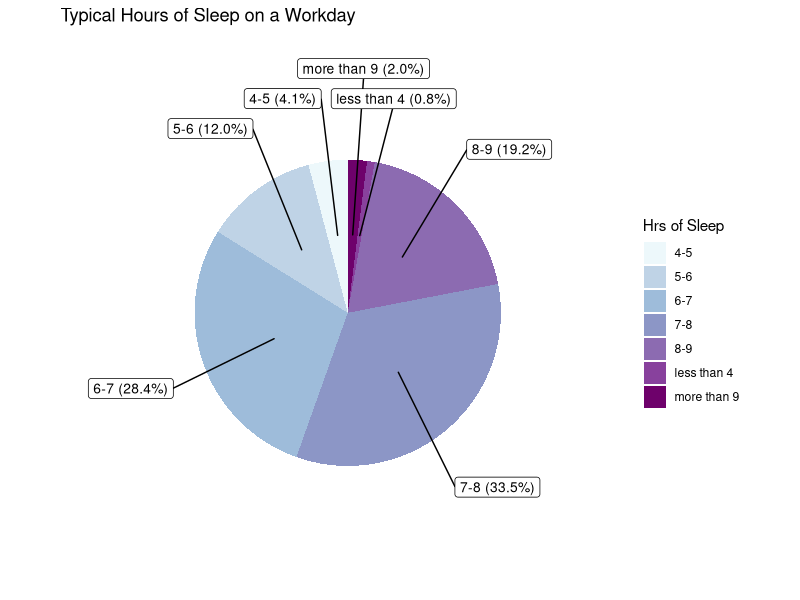

Recreate this plot in R.
performance <- read.csv("data/workplace_sleep.csv",
  header = TRUE,
  stringsAsFactors = FALSE
)
pain <- read.csv("data/sleep_and_pain.csv",
  header = TRUE,
  stringsAsFactors = FALSE
)

library("dplyr")
library("ggplot2")
library(scales)
library(ggrepel)

get_graph <- function(input) {
  options <- c("income", "caffine", "quality", "driving",
               "education", "stress", "motivation", "physical",
               "mental", "sex")

  index <- match(input, options)
  graphs <- c(graph_income, graph_caffine, graph_quality,
              graph_driving, graph_education, graph_stress,
              graph_motivation, graph_physical, graph_mental,
              graph_sex)

  graphs[[index]]()
}

# Translates columns of #s into corresponding answer strings
# Makes the asix descriptive
translate <- function(col, level_col) {
  for (i in seq(1, length(col))) {
    col[i] <- level_col[as.numeric(col[i])]
  }
  return(col)
}

# Function that filters the data for performance graphs
filter_data1 <- function(col, value) {
  df <- performance %>%
    filter(q7h <= 9, q7h >= 5, performance[, col] <= value) %>%
    select(q7h, col)

  df$hrs <- sapply(df$q7h, toString)
  df$fill <- sapply(df[, col], toString)

  return(df)
}

filter_data2 <- function(col, value) {
  df <- pain %>%
    filter(Q6_HoursB <= 9, Q6_HoursB >= 5, pain[, col] <= value,
           pain[, col] >= 1) %>%
    select(Q6_HoursB, col)

  df$hrs <- sapply(df$Q6_HoursB, toString)
  df$fill <- sapply(df[, col], toString)

  return(df)
}

# Function that graphs two categorical variables based on given information
graph_two_categoricals <- function(x, fill, fill_level,
                                   title, fill_label, color, order) {
  fill <- translate(fill, fill_level)
  x_level <- c(
    "1", "2", "3", "4", "5", "6", "7",
    "8", "9", "10", "11"
  )

  df <- data.frame(x, fill)

  ggplot(df, aes(
    factor(x, level = x_level),
    ..count..
  )) +
    geom_bar(aes(
      fill = factor(fill,
        level = order
      )
    ), position = "fill") +
    labs(
      title = title,
      x = "Hours of Sleep",
      y = "Percent of People"
    ) +
    guides(fill = guide_legend(title = fill_label)) +
    scale_fill_brewer(palette = color, direction = -1)
}

# Graph of education levels vs hours of sleep
graph_education <- function() {
  education <- filter_data1("d6", 7)

  level <- c(
    "8th grade or less", "Some high school",
    "Graduated high school", "Vocational/Tech school",
    "Some college", "Graduated college", "Advanced degree"
  )

  order <- c(
    "Advanced degree", "Graduated college",
    "Some college", "Vocational/Tech school",
    "Graduated high school", "Some high school", "8th grade or less"
  )

  graph_two_categoricals(
    education$hrs,
    education$fill,
    level,
    "Typical Workday Hours of Sleep vs Highest Education",
    "Highest Education",
    "GnBu",
    order
  )
}

# Graph of caffine intake vs hours of sleep
graph_caffine <- function() {
  caffine <- filter_data1("q29", 5)

  caffine$fill <- sapply(as.numeric(caffine$q29) + 1, toString)

  level <- c(
    "0", "1", "2", "3", "4", "5"
  )

  translate(caffine$fill, level)

  order <- c("5", "4", "3", "2", "1", "0")

  graph_two_categoricals(
    caffine$hrs,
    caffine$fill,
    level,
    "Typical Workday Hours of Sleep vs Caffinated Beverages",
    "Typical Caffinated Beverages Consumed Daily",
    "YlOrBr",
    order
  )
}

# Hours of sleep vs income (performance data) __________
# filter data
graph_income <- function() {
  income <- filter_data1("d8", 7)

  level <- c(
    "Under $15,000", "$15,000 - $25,000",
    "$25,001 - $35,000", "$35,001 - $50,000",
    "$50,001 - $75,000", "$75,001 - $100,000",
    "More than $100,000"
  )
  order <- c(
    "More than $100,000", "$75,001 - $100,000",
    "$50,001 - $75,000", "$35,001 - $50,000",
    "$25,001 - $35,000", "$15,000 - $25,000",
    "Under $15,000"
  )

  # create a stacked bar chart
  graph_two_categoricals(
    income$hrs,
    income$fill,
    level,
    "Typical Workday Hours of Sleep vs Income",
    "Income Range",
    "YlGn",
    order
  )
}

# graph of employment status vs average hrs of sleep
graph_quality <- function() {
  quality <- filter_data2("Q1_B", 5)

  level <- c("Excellent", "Very Good ", "Good", "Fair", "Poor")

  graph_two_categoricals(
    quality$hrs, quality$fill,
    level,
    "Typical Workday Hours of Sleep vs Quality of Life",
    "Quality of Life",
    "RdPu",
    level
  )
}

# graph of falling asleep while driving
graph_driving <- function() {
  driving <- performance %>%
    select(q35) %>%
    filter(q35 <= 2)

  level <- c("Yes", "No")
  driving$q35 <- translate(driving$q35, level)

  driving <- driving %>%
    group_by(q35) %>%
    count() %>%
    ungroup() %>%
    mutate(per = `n` / sum(`n`)) %>%
    mutate(
      label = paste0(q35, " (",
        scales::percent(per), ")"
      )
    )

  ggplot(driving, aes(x = "", y = per, fill = q35), position = "fill") +
    geom_col() +
    labs(title = "Proportion of People Dozing off while driving even
         for a brief moment",
    x =  "", y = "Percent of People") +
    guides(fill = guide_legend(title = "Have You Dozed off Driving?
                               Even for a Brief Moment?")) +
    geom_text(aes(label = label), vjust = 6)
}


# Hours of sleep frequency Pie chart (performance) ____________
# function that sums specified columns
take_sum <- function(col) {
  sum(hours_of_sleep_freq[col, "freq"])
}

# filter the data
hours_of_sleep_freq <- performance %>%
  select(q7h) %>%
  filter(q7h <= 11) %>%
  group_by(q7h) %>%
  summarize(
    freq = length(q7h)
  )

# put it into intervals
intervaled_freq <- c(
  take_sum(c(9, 10, 11)), take_sum(c(1, 2, 3)), take_sum(8),
  take_sum(7), take_sum(6), take_sum(5), take_sum(4)
)

# levels (survey answers)
ranges <- c(
  "more than 9", "less than 4", "8-9", "7-8", "6-7",
  "5-6", "4-5"
)

# array for specifying what index to start on in
# for loop
counts <- c(
  0, intervaled_freq[1], sum(intervaled_freq[1:2]),
  sum(intervaled_freq[1:3]), sum(intervaled_freq[1:4]),
  sum(intervaled_freq[1:5]), sum(intervaled_freq[1:6])
)

# array to fill
sleep_ranges_initial <- c(1:sum(intervaled_freq))

# translates the numbers that represent the multiple
# choice answer into the text answer
for (i in seq(1, length(intervaled_freq))) {
  for (j in seq(1, intervaled_freq[i])) {
    sleep_ranges_initial[j + counts[i]] <- ranges[i]
  }
}

sleep_ranges <- data.frame(ranges = sleep_ranges_initial)

# add label and freq columns
sleep_ranges <- sleep_ranges %>%
  group_by(ranges) %>%
  count() %>%
  ungroup() %>%
  mutate(per = `n` / sum(`n`)) %>%
  arrange(desc(ranges)) %>%
  mutate(
    label = paste0(
      ranges, " (",
      scales::percent(per), ")"
    )
  )

# create a pie chart
sleep_freq_pie <- ggplot(data = sleep_ranges) +
  geom_bar(aes(x = "", y = per, fill = ranges),
    stat = "identity", width = 1
  ) +
  coord_polar("y", start = 0) +
  theme_void() +
  geom_label_repel(aes(
    x = 1,
    y = cumsum(per) - per / 2,
    label = label
  ),
  size = 3.5,
  show.legend = F,
  nudge_x = 1
  ) +
  guides(fill = guide_legend(title = "Hrs of Sleep")) +
  labs(title = "Typical Hours of Sleep on a Workday") +
  scale_fill_brewer(palette = "BuPu")

# Hours of sleep vs stress levels (pain data) ________________
# filter data
graph_stress <- function() {
  stress <- filter_data2("Q13_b", 5)

  level <- c("None", "Mild", "Moderate", "Severe", "Very Severe")
  order <- c("Very Severe", "Severe", "Moderate", "Mild", "None")

  # create a stacked bar chart
  graph_two_categoricals(
    stress$hrs, stress$fill,
    level,
    "Typical Workday Hours of Sleep vs Stress",
    "Typical Stress Level",
    "OrRd",
    order
  )
}

graph_motivation <- function() {
  motivation <- filter_data2("Q16", 5)

  level <- c("Extremely motivated", "Very motivated",
             "Somewhat motivated", "Not that motivated",
             "Not motivated at all")

  graph_two_categoricals(
    motivation$hrs, motivation$fill,
    level,
    "Typical Workday Hours of Sleep vs Motivation for Sleep",
    "Typical Motivation to get Sleep",
    "BuPu",
    level
  )
}

graph_physical <- function() {
  physical <- filter_data2("Q1_C", 5)

  level <- c("Excellent", "Very Good ", "Good", "Fair", "Poor")

  graph_two_categoricals(
    physical$hrs, physical$fill,
    level,
    "Typical Workday Hours of Sleep vs Physical Health",
    "Physical Health",
    "RdPu",
    level
  )
}

graph_mental <- function() {
  mental <- filter_data2("Q1_D", 5)

  level <- c("Excellent", "Very Good ", "Good", "Fair", "Poor")

  graph_two_categoricals(
    mental$hrs, mental$fill,
    level,
    "Typical Workday Hours of Sleep vs Mental Health",
    "Mental Health",
    "Greens",
    level
  )
}

graph_sex <- function() {
  sex <- filter_data1("q47", 2) %>%
    select(fill)

  level <- c("Yes", "No")
  sex$fill <- translate(sex$fill, level)

  sex <- sex %>%
    group_by(fill) %>%
    count() %>%
    ungroup() %>%
    mutate(per = `n` / sum(`n`)) %>%
    mutate(
      label = paste0(
        fill, " (",
        scales::percent(per), ")"
      )
    )

  ggplot(sex, aes(x = "", y = per, fill = fill), position = "fill") +
    geom_col() +
    labs(title = "Proportion of People in Which Lack of Sleep
         Effects their Sexual Relationship",
         x =  "", y = "Percent of People") +
    guides(fill = guide_legend(title = "Has your sexual relationship been
                               affected by lack of sleep?")) +
    geom_text(aes(label = label), vjust = 4)
}


# Interesting stats_______________________________________________________

# chance of making more than 75,000 on 5 and 7
# hours of sleep on workdays

# hrs_income <- performance %>%
#   select(d8, q7h)
#
# high_money_count <- hrs_income %>%
#   filter(d8 >= 6) %>%
#   summarize(
#     total = length(d8)
#   ) %>%
#   pull(total)
#
#  chance_7 <- hrs_income %>%      #35% chance
#   filter(d8 >= 6, q7h == 7) %>%
#   summarize(
#     chance = length(d8) / high_money_count
#   )
#
# chance_5 <- hrs_income %>%       #11% chance
#   filter(d8 >= 6, q7h == 5) %>%
#   summarize(
#     chance = length(d8) / high_money_count
#   )
#
# diff_5_to_7 <- chance_7 - chance_5    #24% difference with 2 more hrs of sleep
#
# # Percent of people that get less than 8 hrs of sleep (79%)
#
# percent_less_than_8 <- sum(
#   intervaled_freq[4:7],
#   intervaled_freq[2]
# ) / sum(intervaled_freq)


#of people with sat least some college, most get 7hrs of sleep
df <- filter_data1("d6", 7) %>%
  select(d6, q7h) %>%
  filter(d6 > 4) %>%
  group_by(q7h) %>%
  summarize(
    freq = length(q7h)
  ) %>%
  filter(freq == max(freq)) %>%
  pull(q7h)

#Of the non college educated people, most get 6hrs of sleep
df <- filter_data1("d6", 7) %>%
  select(d6, q7h) %>%
  filter(d6 < 4) %>%
  group_by(q7h) %>%
  summarize(
    freq = length(q7h)
  ) %>%
  filter(freq == max(freq)) %>%
  pull(q7h)